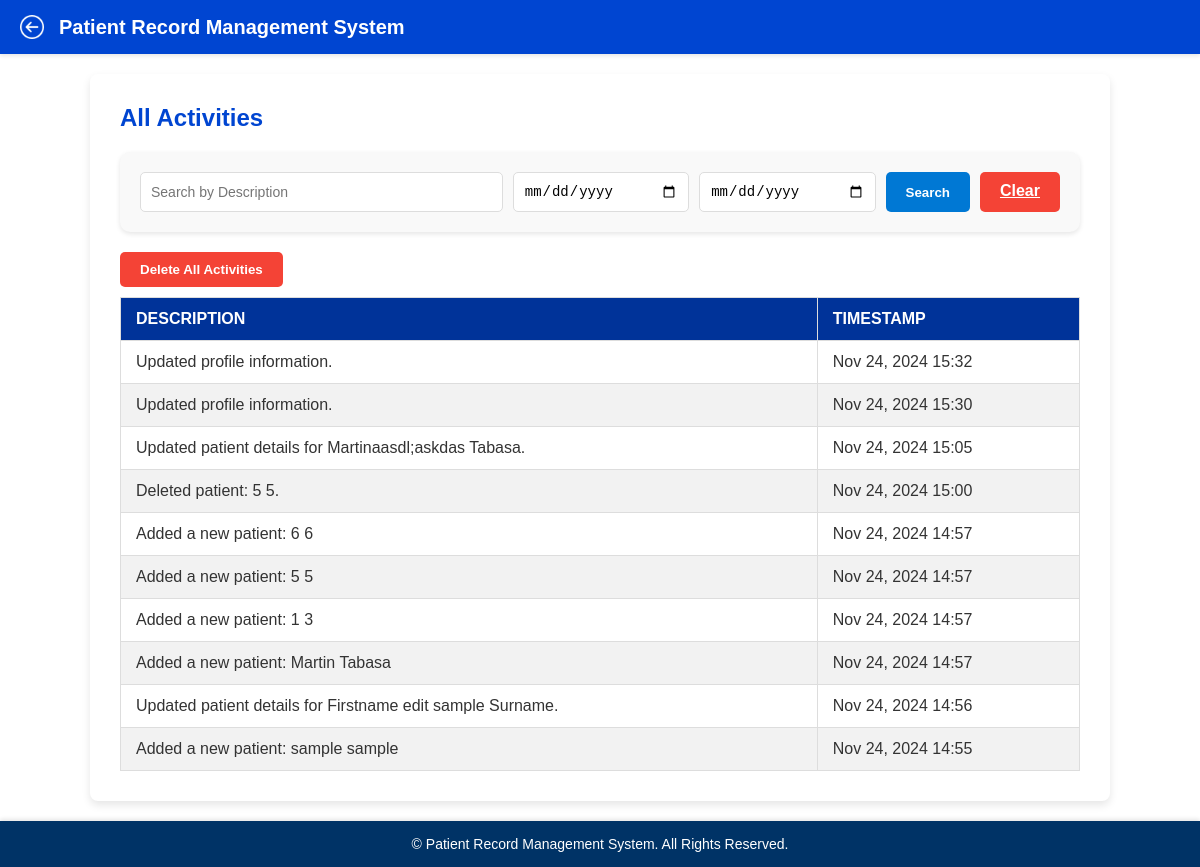
The app's page /activities/ (signed in), older data.
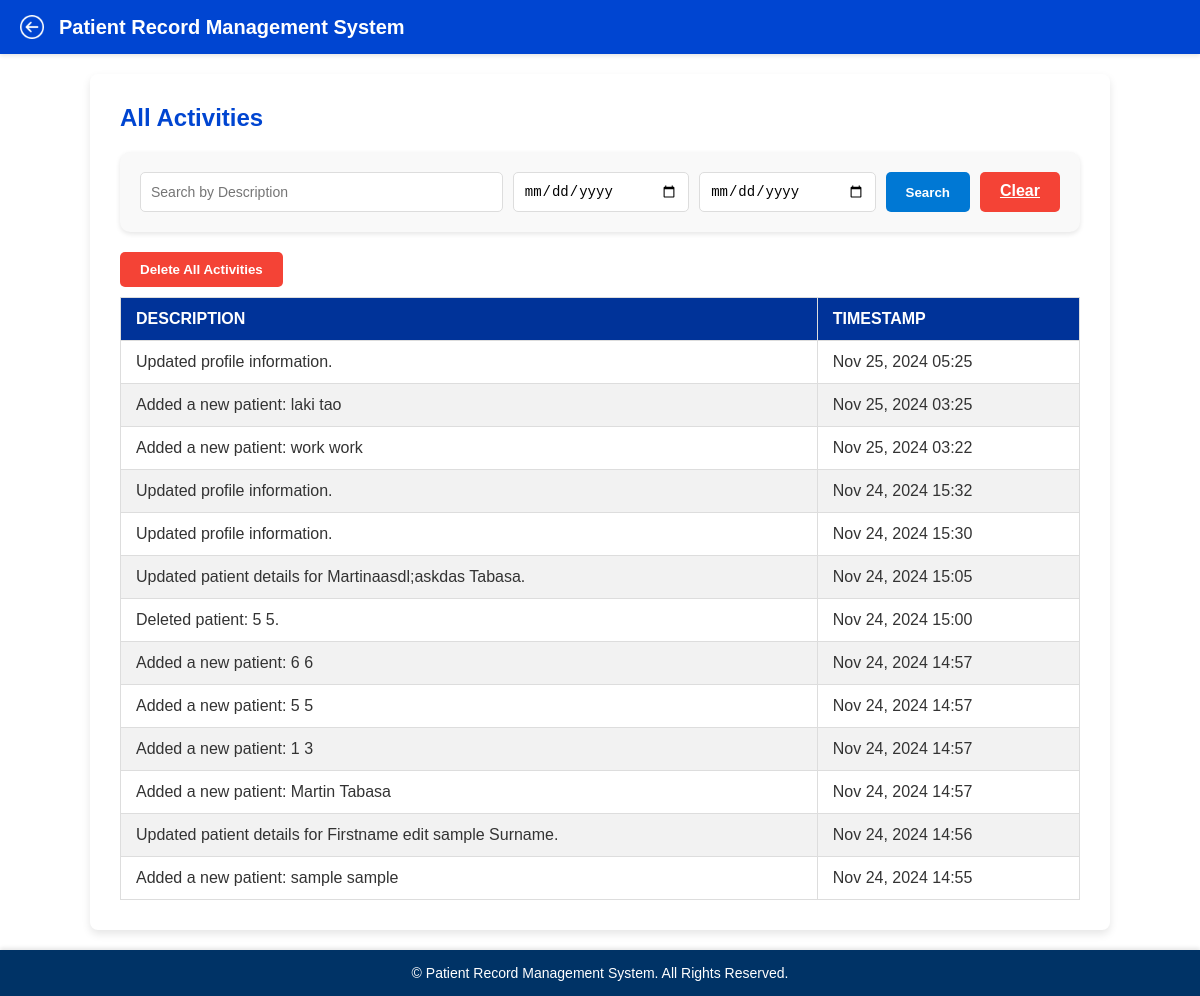
The same page, newer data.
### doctor/models.py (models this page shows, shortened)
class Activity(models.Model):
    doctor = models.ForeignKey(Doctor, on_delete=models.CASCADE, related_name='activities')
    description = models.TextField()
    timestamp = models.DateTimeField(auto_now_add=True)

### doctor/views.py (the view)
# urls.py: path('activities/', views.activities_view, name='activities'),
def activities_view(request):
    doctor_id = doctor_logged_in(request)
    doctor = get_object_or_404(Doctor, id=doctor_id)
    search_query = request.GET.get('search', '')
    start_date = request.GET.get('start_date', '')
    end_date = request.GET.get('end_date', '')
    activities = doctor.activities.all()
    if search_query:
        activities = activities.filter(description__icontains=search_query)
    if start_date and end_date:
        activities = activities.filter(
            timestamp__date__gte=start_date,
            timestamp__date__lte=end_date
        )
    activities = activities.order_by('-timestamp')  # Sort activities by latest first
    return render(request, 'activities.html', {'activities': activities})

### doctor/views.py (called while the page is built)
def doctor_logged_in(request):
    doctor_id = request.session.get('doctor_id')
    if not doctor_id:
        return redirect('login')
    return doctor_id

### doctor/templates/activities.html (shortened to what this page needs)
<!DOCTYPE html>
<html lang="en">
<head>
    {% load static %}
    <link rel="stylesheet" href="{% static 'patient_list.css' %}">
</head>
<body>
    <header class="prms-header">
        <div class="header-content">
            <img src="{% static 'images/back-button.png' %}" alt="Back" class="back-btn" onclick="window.history.back();">
            <h1 class="prms-title" onclick="window.location.href='http://127.0.0.1:8000/home/';">
                Patient Record Management System
            </h1>
        </div>
    </header>
    <div class="main-container">
        <section class="form-section">
            <div class="actions-header">
                <h2 class="section-title">All Activities</h2>
            </div>
            <div class="search-container">
                <form method="GET" action="{% url 'activities' %}" class="search-form">
                    <div class="input-group">
                        <input type="text" name="search" placeholder="Search by Description" value="{{ request.GET.search|default:'' }}">
                    </div>
                    <div class="input-group">
                            <input type="date" id="start_date" name="start_date" value="{{ request.GET.start_date|default:'' }}">
                            <input type="date" id="end_date" name="end_date" value="{{ request.GET.end_date|default:'' }}">
                    </div>
                    <div class="button-group">
                        <button type="submit" class="search-btn">Search</button>
                        <a href="{% url 'activities' %}" class="clear-btn">Clear</a>
                    </div>
                </form>
            </div>
            <div class="form-container">
                <table>
                    <thead>
                        <tr>
                            <th>Description</th>
                            <th>Timestamp</th>
                            <form method="POST" action="{% url 'delete_all_activities' %}">
                                <button type="submit" class="clear-btn" onclick="return confirm('Are you sure you want to delete all activities?');">
                                    Delete All Activities
                                </button>
                            </form>
                        </tr>
                    </thead>
                    <tbody>
                        {% for activity in activities %}
                        <tr>
                            <td>{{ activity.description }}</td>
                            <td>{{ activity.timestamp|date:"M d, Y H:i" }}</td>
                        </tr>
                        {% empty %}
                        <tr>
                            <td colspan="2" class="no-data">No activities recorded.</td>
                        </tr>
                        {% endfor %}
                    </tbody>
                </table>
            </div>
        </section>
    </div>
    <footer>
        <p>&copy; {{ year }} Patient Record Management System. All Rights Reserved.</p>
    </footer>
</body>
</html>

Row changes from the older to the newer data that the page shows:
added Activity: description "Updated profile information.", timestamp "Nov 25, 2024 05:25"
added Activity: description "Added a new patient: laki tao", timestamp "Nov 25, 2024 03:25"
added Activity: description "Added a new patient: work work", timestamp "Nov 25, 2024 03:22"
